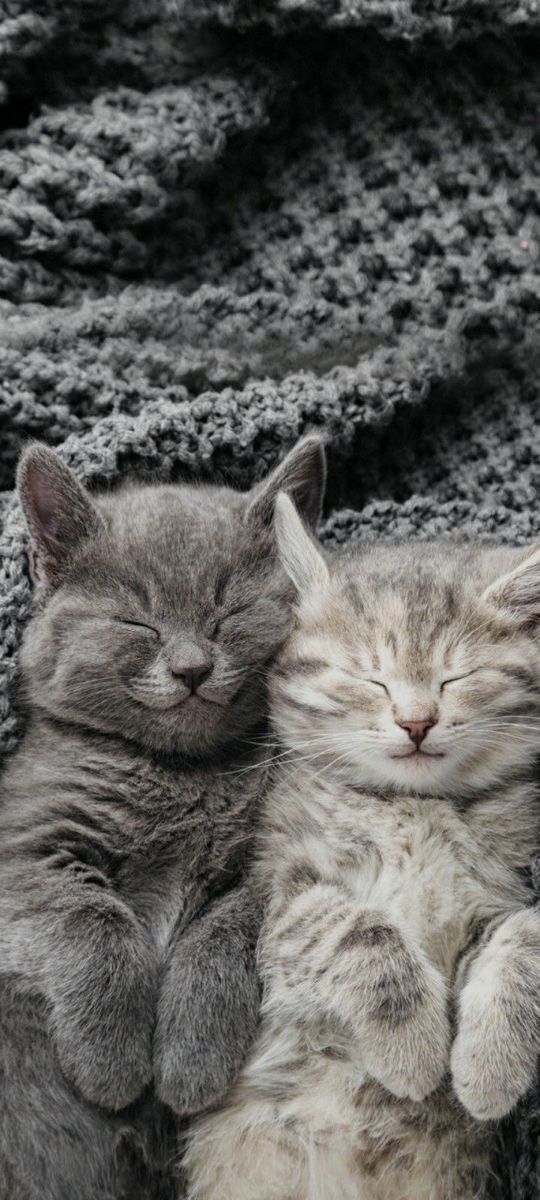
#> input picture Tugas pertemuan 6/KUCING.jpeg, 540 x 1200 px
$ python Tugas.py
#> lines starting #> are read from the running program, lines starting #| are printed output that depends on the picture
import numpy as np
import cv2
import matplotlib.pyplot as plt
import time

img = cv2.imread('KUCING.jpeg', 0)
#> img: shape (1200, 540); min 0, max 225, mean 95.7
img = cv2.resize(img, (256,256))
#> img: shape (256, 256)

def motion_psf(length, angle):
    psf = np.zeros((length,length))
    center = length//2
    angle = np.deg2rad(angle)
    x1 = int(center - (length/2)*np.cos(angle))
    y1 = int(center - (length/2)*np.sin(angle))
    x2 = int(center + (length/2)*np.cos(angle))
    y2 = int(center + (length/2)*np.sin(angle))
    cv2.line(psf,(x1,y1),(x2,y2),1,1)
    return psf/np.sum(psf)

def add_motion_blur(img, psf):
    return cv2.filter2D(img.astype(float),-1,psf)

def add_gaussian_noise(img, sigma=20):
#> called with sigma = 20
    noise = np.random.normal(0,sigma,img.shape)
    return np.clip(img+noise,0,255)

def add_sp_noise(img, prob=0.05):
#> called with prob = 0.05
    noisy = img.copy()
    num = int(prob*img.size/2)
#> num = 1638
    coords = [np.random.randint(0,i,num) for i in img.shape]
    noisy[coords[0],coords[1]] = 255
    coords = [np.random.randint(0,i,num) for i in img.shape]
    noisy[coords[0],coords[1]] = 0
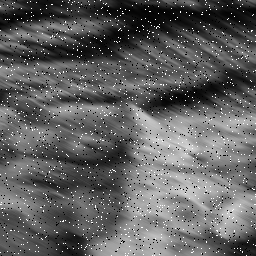
#> noisy: shape (256, 256) float64; min 0, max 255, mean 96.9
    return noisy

def inverse_filter(img, psf, eps=1e-3):
    G = np.fft.fft2(img)
    H = np.fft.fft2(psf, s=img.shape)
    H[np.abs(H)<eps]=eps
    F = G/H
    return np.abs(np.fft.ifft2(F))

def wiener_filter(img, psf, K=0.01):
    G = np.fft.fft2(img)
    H = np.fft.fft2(psf, s=img.shape)
    Hc = np.conj(H)
    F = (Hc/(np.abs(H)**2 + K))*G
    return np.abs(np.fft.ifft2(F))

def richardson_lucy(img, psf, iter=20):
    img = img.astype(float)
    est = img.copy()
    psf_mirror = np.flip(psf)
    for i in range(iter):
        conv = cv2.filter2D(est,-1,psf)
        conv[conv==0]=1e-8
        ratio = img/conv
        est = est*cv2.filter2D(ratio,-1,psf_mirror)
    return np.clip(est,0,255)

def psnr(a,b):
    mse = np.mean((a-b)**2)
    if mse==0:
        return 100
    return 10*np.log10(255**2/mse)

def mse(a,b):
    return np.mean((a-b)**2)

def ssim(img1,img2):
    C1=(0.01*255)**2
    C2=(0.03*255)**2
    mu1=cv2.GaussianBlur(img1,(11,11),1.5)
    mu2=cv2.GaussianBlur(img2,(11,11),1.5)
    sigma1=cv2.GaussianBlur(img1**2,(11,11),1.5)-mu1**2
    sigma2=cv2.GaussianBlur(img2**2,(11,11),1.5)-mu2**2
    sigma12=cv2.GaussianBlur(img1*img2,(11,11),1.5)-mu1*mu2
    return np.mean(((2*mu1*mu2+C1)*(2*sigma12+C2))/((mu1**2+mu2**2+C1)*(sigma1+sigma2+C2)))

psf = motion_psf(15,30)

blur = add_motion_blur(img, psf)
g_noise = add_gaussian_noise(blur,20)
sp_noise = add_sp_noise(blur,0.05)

datasets = {
    "Motion Blur": blur,
    "Gaussian+Blur": g_noise,
    "SP+Blur": sp_noise
}

results = {}

for name,data in datasets.items():
    start=time.time()
    inv = inverse_filter(data,psf)
    t1=time.time()-start

    start=time.time()
    wie = wiener_filter(data,psf,0.01)
    t2=time.time()-start

    start=time.time()
    rl = richardson_lucy(data,psf,20)
    t3=time.time()-start

    results[name]={
        "Inverse":(inv,t1),
        "Wiener":(wie,t2),
        "RL":(rl,t3)
    }
#> this loop made 3 passes
#> name on passes 1 to 3: 'Motion Blur', 'Gaussian+Blur', 'SP+Blur'
#> pass 1, `wie = wiener_filter(data,psf,0.01)`:
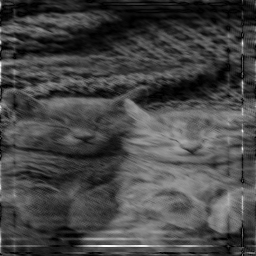
#> wie: shape (256, 256) float64; min 0.0046, max 344.6, mean 95.8; drawn with min black and max white
#> pass 1, `rl = richardson_lucy(data,psf,20)`:
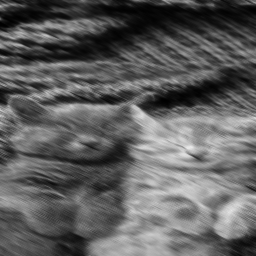
#> rl: shape (256, 256) float64; min 0.299, max 232.5, mean 95.6
#> pass 2, `inv = inverse_filter(data,psf)`:
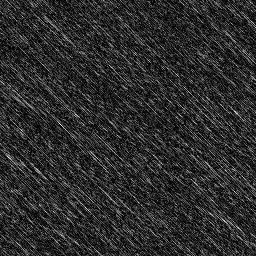
#> inv: shape (256, 256) float64; min 0.13, max 12838.9, mean 2293.1; drawn with min black and max white
#> after the loop, results = 3 items

plt.figure(figsize=(12,8))
i=1
for name,data in datasets.items():
    plt.subplot(3,4,i); plt.imshow(data,cmap='gray'); plt.title(name); plt.axis('off'); i+=1
    for method,(res,t) in results[name].items():
        plt.subplot(3,4,i); plt.imshow(res,cmap='gray')
        p=psnr(img,res)
        plt.title(f"{method}\nPSNR:{p:.2f}")
        plt.axis('off')
        i+=1
#> this loop made 3 passes
#> name on passes 1 to 3: 'Motion Blur', 'Gaussian+Blur', 'SP+Blur'
#> after the loop, i = 13
plt.tight_layout()
plt.show()
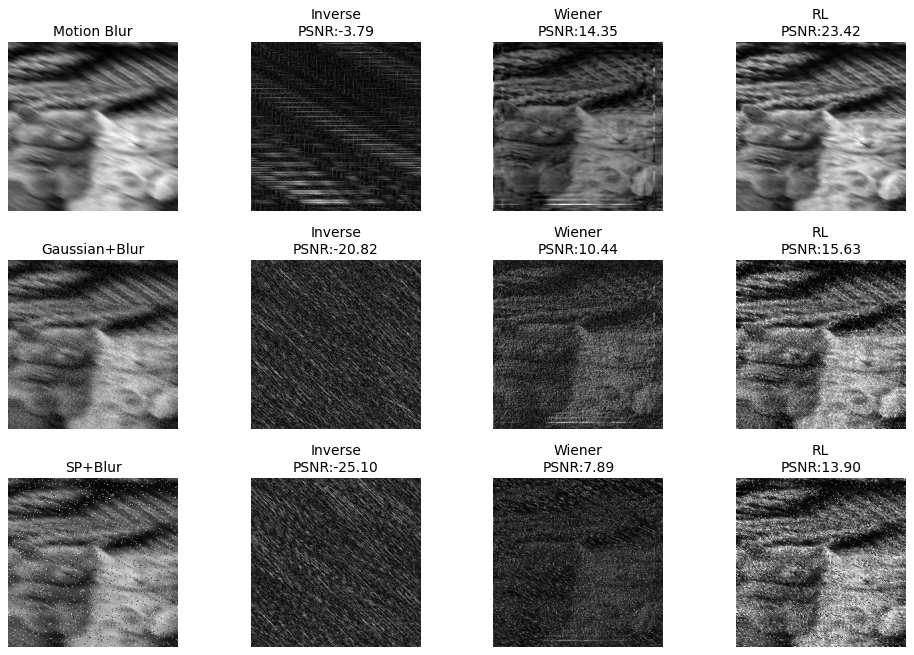
#> figure drawn by matplotlib, 12 panels

print("\nMETRIK PERBANDINGAN")
print("-"*70)
for name,data in results.items():
    print("\n",name)
    for method,(res,t) in data.items():
        print(method,
              "PSNR:",round(psnr(img,res),2),
              "MSE:",round(mse(img,res),2),
              "SSIM:",round(ssim(img,res),3),
              "Time:",round(t,4))
#> this loop made 3 passes
#> name on passes 1 to 3: 'Motion Blur', 'Gaussian+Blur', 'SP+Blur'
#|  Motion Blur
#| Inverse PSNR: -3.79 MSE: 155651.99 SSIM: 0.001 Time: 0.019
#| Wiener PSNR: 14.35 MSE: 2389.85 SSIM: 0.19 Time: 0.0183
#| RL PSNR: 23.42 MSE: 296.1 SSIM: 1.896 Time: 0.3615
#|  Gaussian+Blur
#| Inverse PSNR: -20.82 MSE: 7853369.31 SSIM: 0.0 Time: 0.0146
#| Wiener PSNR: 10.44 MSE: 5879.69 SSIM: 0.01 Time: 0.009
#| RL PSNR: 15.63 MSE: 1779.87 SSIM: 0.474 Time: 0.349
#|  SP+Blur
#| Inverse PSNR: -25.1 MSE: 21039446.12 SSIM: -0.0 Time: 0.0069
#> (further printed lines are left out)
#> pass 1, in ssim, `sigma1=cv2.GaussianBlur(img1**2,(11,11),1.5)-mu1**2`:
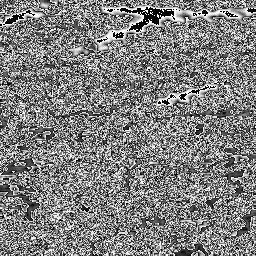
#> sigma1: shape (256, 256); min 0, max 255, mean 127.5
#> pass 1, in ssim, `sigma2=cv2.GaussianBlur(img2**2,(11,11),1.5)-mu2**2`:
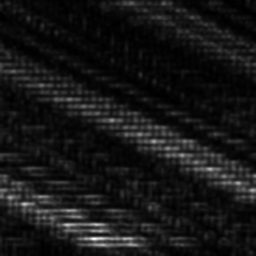
#> sigma2: shape (256, 256) float64; min 5609.5, max 646621.8, mean 61889.7; drawn with min black and max white
